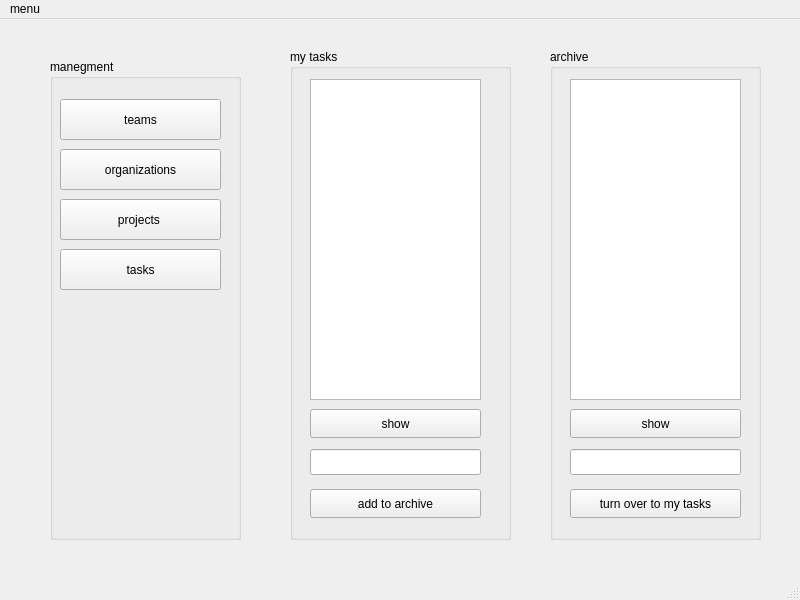
<?xml version="1.0" encoding="UTF-8"?>
<ui version="4.0">
 <class>firstpage</class>
 <widget class="QMainWindow" name="firstpage">
  <property name="geometry">
   <rect>
    <x>0</x>
    <y>0</y>
    <width>800</width>
    <height>600</height>
   </rect>
  </property>
  <property name="windowTitle">
   <string>MainWindow</string>
  </property>
  <widget class="QWidget" name="centralwidget">
   <widget class="QGroupBox" name="my_task_group">
    <property name="geometry">
     <rect>
      <x>290</x>
      <y>30</y>
      <width>221</width>
      <height>491</height>
     </rect>
    </property>
    <property name="title">
     <string>my tasks</string>
    </property>
    <widget class="QListWidget" name="mytask_view">
     <property name="geometry">
      <rect>
       <x>20</x>
       <y>30</y>
       <width>171</width>
       <height>321</height>
      </rect>
     </property>
    </widget>
    <widget class="QPushButton" name="add_task_to_archive_btn">
     <property name="geometry">
      <rect>
       <x>20</x>
       <y>440</y>
       <width>171</width>
       <height>29</height>
      </rect>
     </property>
     <property name="text">
      <string>add to archive</string>
     </property>
    </widget>
    <widget class="QLineEdit" name="task_to_archive_input">
     <property name="geometry">
      <rect>
       <x>20</x>
       <y>400</y>
       <width>171</width>
       <height>26</height>
      </rect>
     </property>
    </widget>
    <widget class="QPushButton" name="show_my_tasks_btn">
     <property name="geometry">
      <rect>
       <x>20</x>
       <y>360</y>
       <width>171</width>
       <height>29</height>
      </rect>
     </property>
     <property name="text">
      <string>show</string>
     </property>
    </widget>
   </widget>
   <widget class="QGroupBox" name="manegement_group">
    <property name="geometry">
     <rect>
      <x>50</x>
      <y>40</y>
      <width>191</width>
      <height>481</height>
     </rect>
    </property>
    <property name="title">
     <string>manegment</string>
    </property>
    <widget class="QPushButton" name="teams_btn">
     <property name="geometry">
      <rect>
       <x>10</x>
       <y>40</y>
       <width>161</width>
       <height>41</height>
      </rect>
     </property>
     <property name="text">
      <string>teams</string>
     </property>
    </widget>
    <widget class="QPushButton" name="organ_group">
     <property name="geometry">
      <rect>
       <x>10</x>
       <y>90</y>
       <width>161</width>
       <height>41</height>
      </rect>
     </property>
     <property name="text">
      <string>organizations</string>
     </property>
    </widget>
    <widget class="QPushButton" name="project_group">
     <property name="geometry">
      <rect>
       <x>10</x>
       <y>140</y>
       <width>161</width>
       <height>41</height>
      </rect>
     </property>
     <property name="text">
      <string>projects </string>
     </property>
    </widget>
    <widget class="QPushButton" name="task_group">
     <property name="geometry">
      <rect>
       <x>10</x>
       <y>190</y>
       <width>161</width>
       <height>41</height>
      </rect>
     </property>
     <property name="text">
      <string>tasks</string>
     </property>
    </widget>
   </widget>
   <widget class="QGroupBox" name="mytasks_group">
    <property name="geometry">
     <rect>
      <x>550</x>
      <y>30</y>
      <width>211</width>
      <height>491</height>
     </rect>
    </property>
    <property name="title">
     <string>archive </string>
    </property>
    <widget class="QLineEdit" name="turn_over_to_my_tasks_input">
     <property name="geometry">
      <rect>
       <x>20</x>
       <y>400</y>
       <width>171</width>
       <height>26</height>
      </rect>
     </property>
    </widget>
    <widget class="QPushButton" name="turn_over_to_my_tasks_btn">
     <property name="geometry">
      <rect>
       <x>20</x>
       <y>440</y>
       <width>171</width>
       <height>29</height>
      </rect>
     </property>
     <property name="text">
      <string>turn over to my tasks</string>
     </property>
    </widget>
    <widget class="QPushButton" name="show_my_archive_btn">
     <property name="geometry">
      <rect>
       <x>20</x>
       <y>360</y>
       <width>171</width>
       <height>29</height>
      </rect>
     </property>
     <property name="text">
      <string>show</string>
     </property>
    </widget>
    <widget class="QListWidget" name="archive_list">
     <property name="geometry">
      <rect>
       <x>20</x>
       <y>30</y>
       <width>171</width>
       <height>321</height>
      </rect>
     </property>
    </widget>
   </widget>
  </widget>
  <widget class="QMenuBar" name="menubar">
   <property name="geometry">
    <rect>
     <x>0</x>
     <y>0</y>
     <width>800</width>
     <height>26</height>
    </rect>
   </property>
   <widget class="QMenu" name="menumenu">
    <property name="title">
     <string>menu</string>
    </property>
    <addaction name="actionexit"/>
   </widget>
   <addaction name="menumenu"/>
  </widget>
  <widget class="QStatusBar" name="statusbar"/>
  <action name="actionexit">
   <property name="text">
    <string>exit</string>
   </property>
  </action>
 </widget>
 <resources/>
 <connections/>
</ui>
